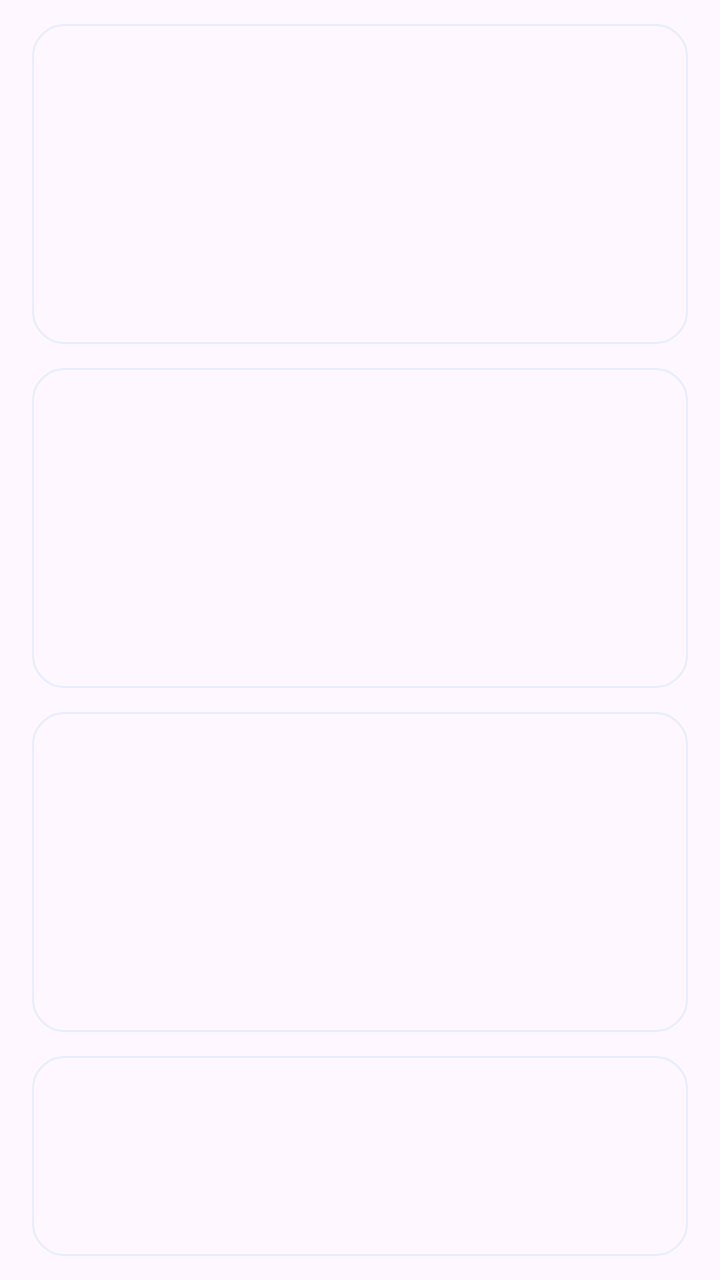
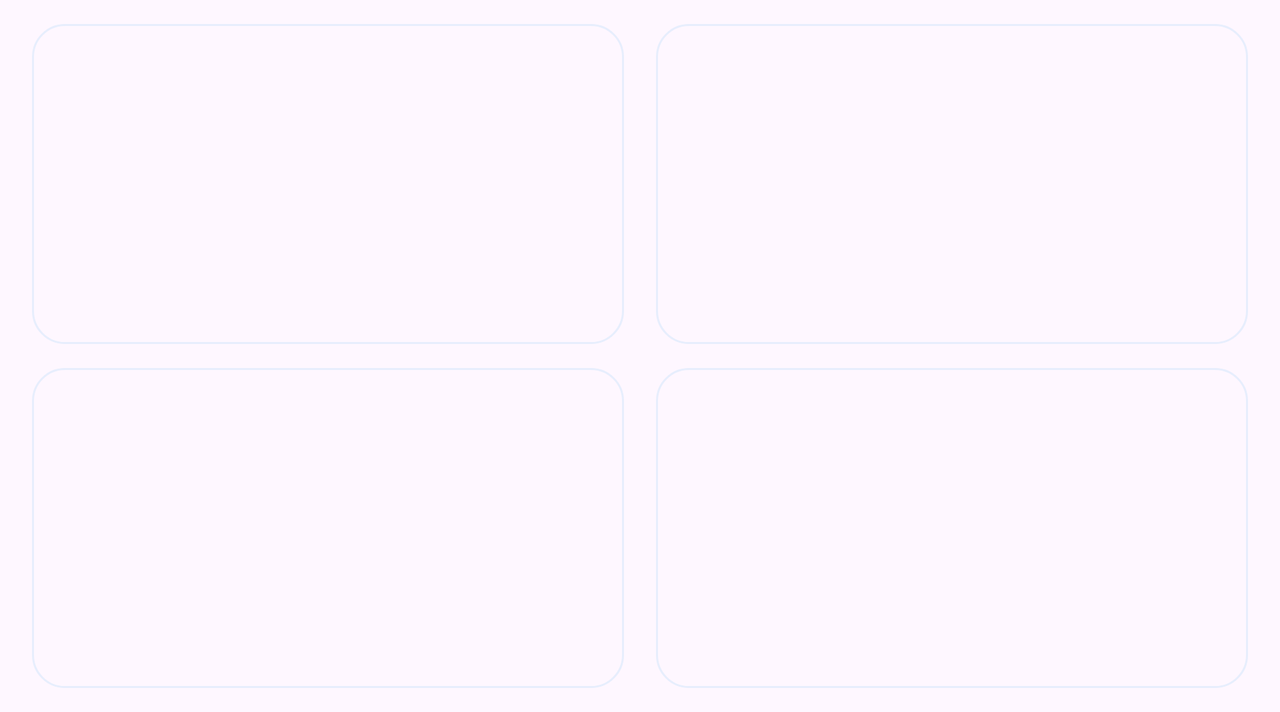

An Android layout and its configuration variant, each rendered on a device that would load it. The default file and the variant file are quoted in full after the pictures.
<!-- AndroidManifest.xml: application theme Theme.Flightfx -->
<!-- res/layout/view_flight_skeleton.xml -->
<?xml version="1.0" encoding="utf-8"?>
<LinearLayout xmlns:android="http://schemas.android.com/apk/res/android"
    android:layout_width="match_parent"
    android:layout_height="wrap_content"
    android:orientation="vertical"
    android:paddingTop="12dp">

    <include
        layout="@layout/view_flight_skeleton_card"
        android:layout_width="match_parent"
        android:layout_height="wrap_content"
        android:layout_marginHorizontal="16dp"
        android:layout_marginBottom="12dp" />

    <include
        layout="@layout/view_flight_skeleton_card"
        android:layout_width="match_parent"
        android:layout_height="wrap_content"
        android:layout_marginHorizontal="16dp"
        android:layout_marginBottom="12dp" />

    <include
        layout="@layout/view_flight_skeleton_card"
        android:layout_width="match_parent"
        android:layout_height="wrap_content"
        android:layout_marginHorizontal="16dp"
        android:layout_marginBottom="12dp" />

    <include
        layout="@layout/view_flight_skeleton_card"
        android:layout_width="match_parent"
        android:layout_height="wrap_content"
        android:layout_marginHorizontal="16dp"
        android:layout_marginBottom="12dp" />

    <include
        layout="@layout/view_flight_skeleton_card"
        android:layout_width="match_parent"
        android:layout_height="wrap_content"
        android:layout_marginHorizontal="16dp"
        android:layout_marginBottom="12dp" />
</LinearLayout>
<!-- res/layout/view_flight_skeleton_card.xml (included above) -->
<?xml version="1.0" encoding="utf-8"?>
<LinearLayout xmlns:android="http://schemas.android.com/apk/res/android"
    android:layout_width="match_parent"
    android:layout_height="wrap_content"
    android:background="@drawable/bg_skeleton_card"
    android:orientation="vertical"
    android:padding="16dp">

    <LinearLayout
        android:layout_width="match_parent"
        android:layout_height="wrap_content"
        android:gravity="center_vertical"
        android:orientation="horizontal">

        <View
            android:layout_width="40dp"
            android:layout_height="40dp"
            android:background="@drawable/bg_skeleton_circle" />

        <LinearLayout
            android:layout_width="0dp"
            android:layout_height="wrap_content"
            android:layout_marginStart="12dp"
            android:layout_weight="1"
            android:orientation="vertical">

            <View
                android:layout_width="120dp"
                android:layout_height="14dp"
                android:background="@drawable/bg_skeleton" />

            <View
                android:layout_width="64dp"
                android:layout_height="10dp"
                android:layout_marginTop="6dp"
                android:background="@drawable/bg_skeleton" />
        </LinearLayout>

        <View
            android:layout_width="44dp"
            android:layout_height="12dp"
            android:layout_marginStart="8dp"
            android:background="@drawable/bg_skeleton" />
    </LinearLayout>

    <LinearLayout
        android:layout_width="match_parent"
        android:layout_height="wrap_content"
        android:layout_marginTop="12dp"
        android:gravity="center_vertical"
        android:orientation="horizontal">

        <View
            android:layout_width="92dp"
            android:layout_height="24dp"
            android:background="@drawable/bg_skeleton" />

        <View
            android:layout_width="56dp"
            android:layout_height="12dp"
            android:layout_marginStart="8dp"
            android:background="@drawable/bg_skeleton" />
    </LinearLayout>

    <View
        android:layout_width="168dp"
        android:layout_height="12dp"
        android:layout_marginTop="8dp"
        android:background="@drawable/bg_skeleton" />

    <LinearLayout
        android:layout_width="match_parent"
        android:layout_height="wrap_content"
        android:layout_marginTop="10dp"
        android:gravity="center_vertical"
        android:orientation="horizontal">

        <View
            android:layout_width="84dp"
            android:layout_height="22dp"
            android:background="@drawable/bg_skeleton" />

        <View
            android:layout_width="72dp"
            android:layout_height="10dp"
            android:layout_marginStart="10dp"
            android:background="@drawable/bg_skeleton" />
    </LinearLayout>
</LinearLayout>
<!-- resources referenced by this layout -->
<resources>
  <!-- drawable bg_skeleton_card (drawable) -->
  <?xml version="1.0" encoding="utf-8"?>
  <shape xmlns:android="http://schemas.android.com/apk/res/android"
      android:shape="rectangle">
      <solid android:color="?attr/colorSurface" />
      <stroke
          android:width="1dp"
          android:color="@color/brand_blue_container" />
      <corners android:radius="16dp" />
  </shape>
  <style name="Theme.Flightfx" parent="Base.Theme.Flightfx" />
  <color name="brand_blue_container">#FFE7EEFD</color>
  <style name="Base.Theme.Flightfx" parent="Theme.Material3.DayNight.NoActionBar">
          
          
      </style>
</resources>
<!-- res/layout-land/view_flight_skeleton.xml (the repository's variant of the layout above) -->
<!-- drawn on the phone turned sideways -->
<?xml version="1.0" encoding="utf-8"?>
<LinearLayout xmlns:android="http://schemas.android.com/apk/res/android"
    android:layout_width="match_parent"
    android:layout_height="wrap_content"
    android:orientation="vertical"
    android:paddingTop="12dp">

    <LinearLayout
        android:layout_width="match_parent"
        android:layout_height="wrap_content"
        android:layout_marginBottom="12dp"
        android:orientation="horizontal">

        <include
            layout="@layout/view_flight_skeleton_card"
            android:layout_width="0dp"
            android:layout_height="wrap_content"
            android:layout_marginStart="16dp"
            android:layout_marginEnd="8dp"
            android:layout_weight="1" />

        <include
            layout="@layout/view_flight_skeleton_card"
            android:layout_width="0dp"
            android:layout_height="wrap_content"
            android:layout_marginStart="8dp"
            android:layout_marginEnd="16dp"
            android:layout_weight="1" />
    </LinearLayout>

    <LinearLayout
        android:layout_width="match_parent"
        android:layout_height="wrap_content"
        android:layout_marginBottom="12dp"
        android:orientation="horizontal">

        <include
            layout="@layout/view_flight_skeleton_card"
            android:layout_width="0dp"
            android:layout_height="wrap_content"
            android:layout_marginStart="16dp"
            android:layout_marginEnd="8dp"
            android:layout_weight="1" />

        <include
            layout="@layout/view_flight_skeleton_card"
            android:layout_width="0dp"
            android:layout_height="wrap_content"
            android:layout_marginStart="8dp"
            android:layout_marginEnd="16dp"
            android:layout_weight="1" />
    </LinearLayout>
</LinearLayout>
